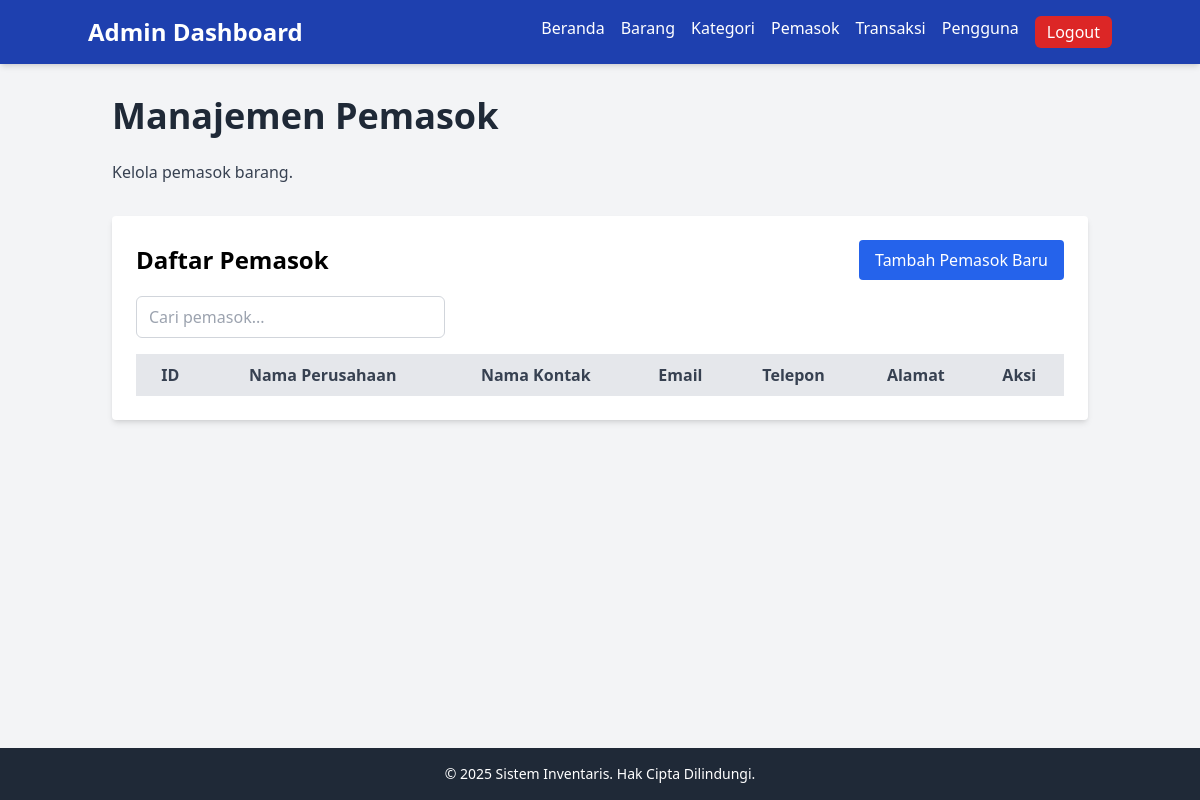
Before: /views/admin/suppliers.php (signed in) with the older database file.
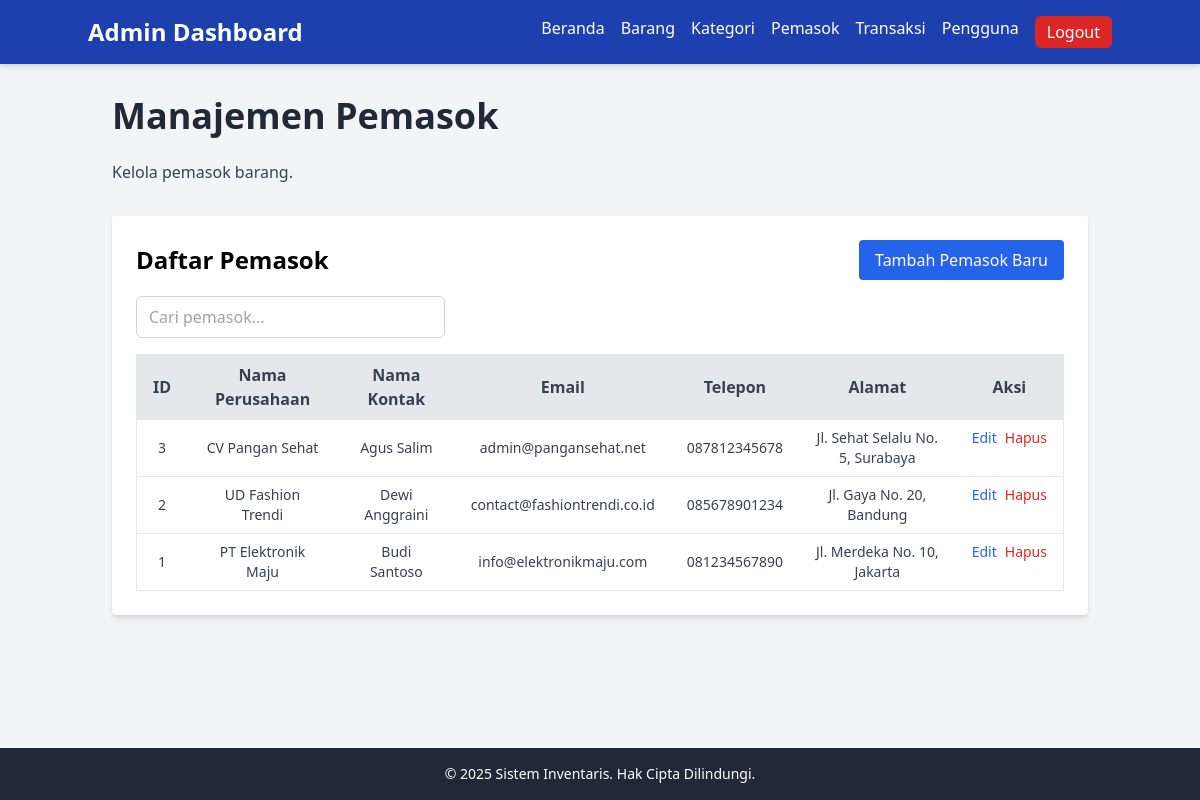
After: the same page with the newer database file.
### tables this page shows
CREATE TABLE IF NOT EXISTS pemasok (
    id INT AUTO_INCREMENT PRIMARY KEY,
    user_id INT UNIQUE,  
                          
    perusahaan VARCHAR(255),
    kontak VARCHAR(255) NOT NULL,  
    email VARCHAR(255),
    telepon VARCHAR(20),
    alamat TEXT,
    created_at TIMESTAMP DEFAULT CURRENT_TIMESTAMP,
    updated_at TIMESTAMP DEFAULT CURRENT_TIMESTAMP ON UPDATE CURRENT_TIMESTAMP,

     
    FOREIGN KEY (user_id) REFERENCES users(id) ON DELETE SET NULL ON UPDATE CASCADE
     
     
     
);

### views/admin/suppliers.php (the view, shortened to what this page needs)
<?php
include_once __DIR__ . '/../../src/db.php';
$pemasok = $conn->query("SELECT * FROM pemasok ORDER BY id DESC");
?>
<!DOCTYPE html>
<html lang="id">
<head>
    <script src="https://cdn.tailwindcss.com"></script>
    <link rel="stylesheet" href="../../assets/css/style.css">
</head>
<body class="bg-gray-100 font-sans flex min-h-screen flex-col">
    <?php include_once 'components/navbar.php' ?>
    <main class="container mx-auto px-6 py-8 flex-grow">
        <h1 class="text-4xl font-bold text-gray-800 mb-6">Manajemen Pemasok</h1>
        <p class="text-gray-700 mb-8">Kelola pemasok barang.</p>
        <div class="bg-white p-6 rounded shadow-md">
            <div class="flex justify-between items-center mb-4">
                <h2 class="text-2xl font-semibold">Daftar Pemasok</h2>
                <button onclick="openAddModal()" class="bg-blue-600 text-white px-4 py-2 rounded hover:bg-blue-700">Tambah Pemasok Baru</button>
            </div>
            <div class="mb-4">
                <input type="text" id="suppliersSearch" placeholder="Cari pemasok..." class="px-3 py-2 border border-gray-300 rounded-md focus:outline-none focus:ring-2 focus:ring-blue-500 w-full md:w-1/3">
            </div>
            <table class="min-w-full table-auto border">
                <thead class="bg-gray-200 text-gray-700">
                    <tr>
                        <th class="px-4 py-2">ID</th>
                        <th class="px-4 py-2">Nama Perusahaan</th>
                        <th class="px-4 py-2">Nama Kontak</th>
                        <th class="px-4 py-2">Email</th>
                        <th class="px-4 py-2">Telepon</th>
                        <th class="px-4 py-2">Alamat</th>
                        <th class="px-4 py-2">Aksi</th>
                    </tr>
                </thead>
                <tbody class="text-sm text-gray-700 text-center">
                    <?php while ($row = $pemasok->fetch_assoc()) : ?>
                        <tr class="border-t">
                            <td class="px-4 py-2"><?= $row['id'] ?></td>
                            <td class="px-4 py-2"><?= htmlspecialchars($row['perusahaan']) ?></td>
                            <td class="px-4 py-2"><?= htmlspecialchars($row['kontak']) ?></td>
                            <td class="px-4 py-2"><?= htmlspecialchars($row['email']) ?></td>
                            <td class="px-4 py-2"><?= htmlspecialchars($row['telepon']) ?></td>
                            <td class="px-4 py-2"><?= htmlspecialchars($row['alamat']) ?></td>
                            <td class="px-4 py-2 flex gap-2 justify-center">
                                <button onclick='openEditModal(<?= json_encode($row) ?>)' class="text-blue-600 hover:underline">Edit</button>
                                <a href="../../controllers/admin/suppliers.php?hapus=<?= $row['id'] ?>" onclick="return confirm('Yakin hapus data ini?')" class="text-red-600 hover:underline">Hapus</a>
                            </td>
                        </tr>
                    <?php endwhile; ?>
                </tbody>
            </table>
        </div>
    </main>
    <?php include_once 'components/footer.php' ?>
</body>
</html>

Changed rows visible on the page:
added pemasok: id "3", perusahaan "CV Pangan Sehat", kontak "Agus Salim", email "admin@pangansehat.net", telepon "087812345678", alamat "Jl. Sehat Selalu No. 5, Surabaya"
added pemasok: id "2", perusahaan "UD Fashion Trendi", kontak "Dewi Anggraini", email "contact@fashiontrendi.co.id", telepon "085678901234", alamat "Jl. Gaya No. 20, Bandung"
added pemasok: id "1", perusahaan "PT Elektronik Maju", kontak "Budi Santoso", email "info@elektronikmaju.com", telepon "081234567890", alamat "Jl. Merdeka No. 10, Jakarta"
